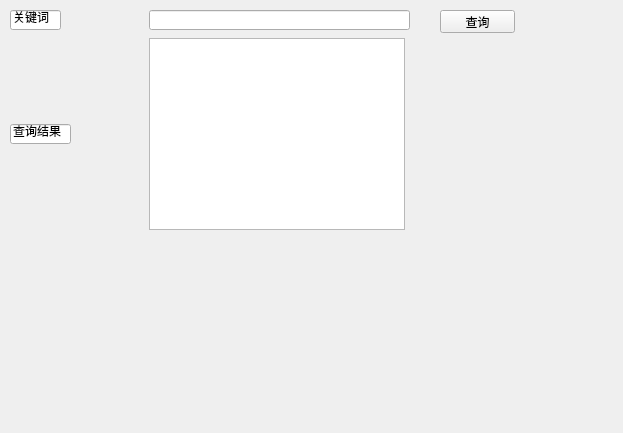
<?xml version="1.0" encoding="UTF-8"?>
<ui version="4.0">
 <class>Form</class>
 <widget class="QWidget" name="Form">
  <property name="geometry">
   <rect>
    <x>0</x>
    <y>0</y>
    <width>623</width>
    <height>433</height>
   </rect>
  </property>
  <property name="windowTitle">
   <string>Form</string>
  </property>
  <widget class="QLineEdit" name="inputSentencesEdit">
   <property name="geometry">
    <rect>
     <x>149</x>
     <y>10</y>
     <width>261</width>
     <height>20</height>
    </rect>
   </property>
  </widget>
  <widget class="QPlainTextEdit" name="queryResultEdit">
   <property name="geometry">
    <rect>
     <x>149</x>
     <y>38</y>
     <width>256</width>
     <height>192</height>
    </rect>
   </property>
  </widget>
  <widget class="QLineEdit" name="lineEdit_2">
   <property name="geometry">
    <rect>
     <x>10</x>
     <y>10</y>
     <width>51</width>
     <height>20</height>
    </rect>
   </property>
   <property name="text">
    <string>关键词</string>
   </property>
   <property name="readOnly">
    <bool>true</bool>
   </property>
  </widget>
  <widget class="QLineEdit" name="lineEdit_3">
   <property name="geometry">
    <rect>
     <x>10</x>
     <y>124</y>
     <width>61</width>
     <height>20</height>
    </rect>
   </property>
   <property name="text">
    <string>查询结果</string>
   </property>
   <property name="readOnly">
    <bool>true</bool>
   </property>
  </widget>
  <widget class="QPushButton" name="queryButton">
   <property name="geometry">
    <rect>
     <x>440</x>
     <y>10</y>
     <width>75</width>
     <height>23</height>
    </rect>
   </property>
   <property name="text">
    <string>查询</string>
   </property>
  </widget>
 </widget>
 <resources/>
 <connections>
  <connection>
   <sender>queryButton</sender>
   <signal>clicked()</signal>
   <receiver>Form</receiver>
   <slot>buttonClicked()</slot>
   <hints>
    <hint type="sourcelabel">
     <x>471</x>
     <y>19</y>
    </hint>
    <hint type="destinationlabel">
     <x>472</x>
     <y>69</y>
    </hint>
   </hints>
  </connection>
 </connections>
 <slots>
  <slot>buttonClicked()</slot>
 </slots>
</ui>
